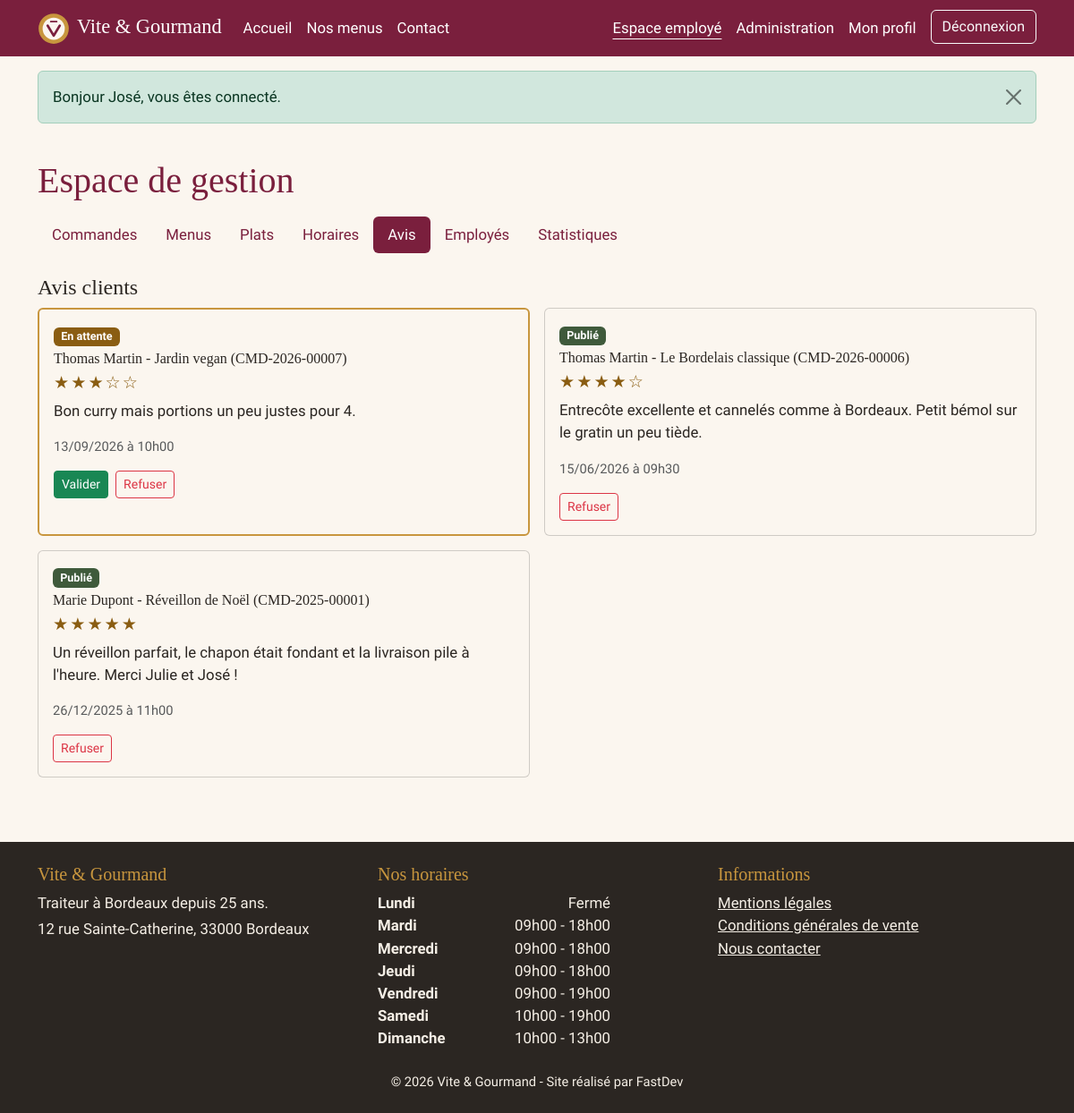
/employe/avis (signed in), run on the app's committed database.
### tables this page shows
CREATE TABLE avis (
    avis_id         INT UNSIGNED AUTO_INCREMENT PRIMARY KEY,
    commande_id     INT UNSIGNED NOT NULL UNIQUE,
    utilisateur_id  INT UNSIGNED NOT NULL,
    note            TINYINT UNSIGNED NOT NULL,
    description     TEXT NOT NULL,                  
    statut          ENUM('en_attente', 'valide', 'refuse') NOT NULL DEFAULT 'en_attente',
    date_avis       DATETIME NOT NULL DEFAULT CURRENT_TIMESTAMP,
    CONSTRAINT fk_avis_commande    FOREIGN KEY (commande_id)    REFERENCES commande(commande_id) ON DELETE CASCADE,
    CONSTRAINT fk_avis_utilisateur FOREIGN KEY (utilisateur_id) REFERENCES utilisateur(utilisateur_id),
    CONSTRAINT chk_avis_note CHECK (note BETWEEN 1 AND 5)
);

CREATE TABLE utilisateur (
    utilisateur_id  INT UNSIGNED AUTO_INCREMENT PRIMARY KEY,
    email           VARCHAR(255) NOT NULL UNIQUE,       
    password        VARCHAR(255) NOT NULL,              
    prenom          VARCHAR(100) NOT NULL,
    nom             VARCHAR(100) NOT NULL,
    telephone       VARCHAR(20)  NULL,                  
    adresse_postale VARCHAR(255) NULL,
    code_postal     VARCHAR(10)  NULL,
    ville           VARCHAR(100) NULL,
    pays            VARCHAR(100) NOT NULL DEFAULT 'France',
    role_id         INT UNSIGNED NOT NULL,
    actif           BOOLEAN NOT NULL DEFAULT TRUE,      
    date_creation   DATETIME NOT NULL DEFAULT CURRENT_TIMESTAMP,
    CONSTRAINT fk_utilisateur_role
        FOREIGN KEY (role_id) REFERENCES role(role_id)
);

CREATE TABLE menu (
    menu_id                 INT UNSIGNED AUTO_INCREMENT PRIMARY KEY,
    titre                   VARCHAR(150) NOT NULL,
    description             TEXT NOT NULL,
    theme_id                INT UNSIGNED NOT NULL,
    regime_id               INT UNSIGNED NOT NULL,
    nombre_personne_minimum INT UNSIGNED NOT NULL,
    prix_par_personne       DECIMAL(8,2) NOT NULL,      
    conditions              TEXT NOT NULL,              
    quantite_restante       INT UNSIGNED NOT NULL DEFAULT 0,  
    actif                   BOOLEAN NOT NULL DEFAULT TRUE,
    date_creation           DATETIME NOT NULL DEFAULT CURRENT_TIMESTAMP,
    CONSTRAINT fk_menu_theme  FOREIGN KEY (theme_id)  REFERENCES theme(theme_id),
    CONSTRAINT fk_menu_regime FOREIGN KEY (regime_id) REFERENCES regime(regime_id),
    CONSTRAINT chk_menu_personnes CHECK (nombre_personne_minimum >= 1),
    CONSTRAINT chk_menu_prix      CHECK (prix_par_personne > 0)
);

CREATE TABLE commande (
    commande_id         INT UNSIGNED AUTO_INCREMENT PRIMARY KEY,
    numero_commande     VARCHAR(20) NOT NULL UNIQUE,    
    utilisateur_id      INT UNSIGNED NOT NULL,
    menu_id             INT UNSIGNED NOT NULL,
    date_commande       DATETIME NOT NULL DEFAULT CURRENT_TIMESTAMP,
     
    date_prestation     DATE NOT NULL,
    heure_livraison     TIME NOT NULL,
    adresse_prestation  VARCHAR(255) NOT NULL,
    code_postal         VARCHAR(10) NOT NULL,
    ville_prestation    VARCHAR(100) NOT NULL,
    distance_km         DECIMAL(6,2) NOT NULL DEFAULT 0,  
    nombre_personne     INT UNSIGNED NOT NULL,
     
    prix_menu           DECIMAL(10,2) NOT NULL,         
    montant_reduction   DECIMAL(10,2) NOT NULL DEFAULT 0,  
    prix_livraison      DECIMAL(10,2) NOT NULL DEFAULT 0,  
    prix_total          DECIMAL(10,2) NOT NULL,
    statut              ENUM(
                            'en_attente',
                            'accepte',
                            'en_preparation',
                            'en_cours_de_livraison',
                            'livre',
                            'en_attente_retour_materiel',
                            'terminee',
                            'annulee'
                        ) NOT NULL DEFAULT 'en_attente',
    pret_materiel       BOOLEAN NOT NULL DEFAULT FALSE,
    restitution_materiel BOOLEAN NOT NULL DEFAULT FALSE,  
     
    motif_annulation    TEXT NULL,
    mode_contact        ENUM('telephone', 'mail') NULL,
    annulee_par         ENUM('client', 'employe') NULL,
    CONSTRAINT fk_commande_utilisateur FOREIGN KEY (utilisateur_id) REFERENCES utilisateur(utilisateur_id),
    CONSTRAINT fk_commande_menu        FOREIGN KEY (menu_id)        REFERENCES menu(menu_id),
    CONSTRAINT chk_commande_personnes  CHECK (nombre_personne >= 1),
     
    CONSTRAINT chk_commande_annulation CHECK (
        statut <> 'annulee'
        OR (annulee_par = 'client'  AND motif_annulation IS NOT NULL)
        OR (annulee_par = 'employe' AND motif_annulation IS NOT NULL AND mode_contact IS NOT NULL)
    )
);

CREATE TABLE horaire (
    horaire_id      INT UNSIGNED AUTO_INCREMENT PRIMARY KEY,
    jour            ENUM('lundi','mardi','mercredi','jeudi','vendredi','samedi','dimanche') NOT NULL UNIQUE,
    heure_ouverture TIME NULL,
    heure_fermeture TIME NULL,
    ferme           BOOLEAN NOT NULL DEFAULT FALSE
);

### pages/employe/avis.php (called while the page is built, shortened)
<?php
$avis = Database::run(
    "SELECT a.avis_id, a.note, a.description, a.statut, a.date_avis, u.prenom, u.nom, c.numero_commande, m.titre AS menu
     FROM avis a
     JOIN utilisateur u ON u.utilisateur_id = a.utilisateur_id
     JOIN commande c ON c.commande_id = a.commande_id
     JOIN menu m ON m.menu_id = c.menu_id
     ORDER BY FIELD(a.statut, 'en_attente', 'valide', 'refuse'), a.date_avis DESC"
)->fetchAll();
render('employe/avis', ['title' => 'Modération des avis', 'avis' => $avis]);

### public/index.php (called while the page is built, shortened)
<?php
$routes = [
    '/'                        => ['accueil', PUBLIC_],
    '/menus'                   => ['menus', PUBLIC_],
    '/menu'                    => ['menu', PUBLIC_],
    '/contact'                 => ['contact', PUBLIC_],
    '/mentions-legales'        => ['mentions-legales', PUBLIC_],
    '/cgv'                     => ['cgv', PUBLIC_],
    '/inscription'             => ['auth/inscription', PUBLIC_],
    '/connexion'               => ['auth/connexion', PUBLIC_],
    '/deconnexion'             => ['auth/deconnexion', CONNECTE],
    '/mot-de-passe-oublie'     => ['auth/mot-de-passe-oublie', PUBLIC_],
    '/reinitialiser'           => ['auth/reinitialiser', PUBLIC_],
    '/api/menus'               => ['api/menus', PUBLIC_],
    '/commander'               => ['commande/commander', CLIENT],
    '/espace'                  => ['espace/commandes', CLIENT],
    '/espace/commande'         => ['espace/commande', CLIENT],
    '/espace/commande/modifier'=> ['espace/modifier', CLIENT],
    '/espace/avis'             => ['espace/avis', CLIENT],
    '/espace/profil'           => ['espace/profil', CONNECTE],
    '/employe'                 => ['employe/commandes', STAFF],
    '/employe/commande'        => ['employe/commande', STAFF],
    '/employe/menus'           => ['employe/menus', STAFF],
    '/employe/menu'            => ['employe/menu-form', STAFF],
    '/employe/plats'           => ['employe/plats', STAFF],
    '/employe/horaires'        => ['employe/horaires', STAFF],
    '/employe/avis'            => ['employe/avis', STAFF],
    '/admin/employes'          => ['admin/employes', ADMIN],
    '/admin/statistiques'      => ['admin/statistiques', ADMIN],
    '/api/statistiques'        => ['api/statistiques', ADMIN],
];
$path = rtrim(current_path(), '/') ?: '/';
try {
    [$page, $roles] = $routes[$path];
    Auth::refresh();
    require dirname(__DIR__) . '/pages/' . $page . '.php';
} catch (\Throwable $e) {
    error_log((string) $e);
    if (App\Env::bool('APP_DEBUG')) {
        throw $e;
    }
    abort(500, 'Une erreur inattendue est survenue. Veuillez réessayer plus tard.');
}

### src/Auth.php (called while the page is built, shortened)
<?php
final class Auth
{
    public static function user(): ?array
    {
        return $_SESSION['user'] ?? null;
    }
    public static function id(): ?int
    {
        return self::user()['id'] ?? null;
    }
    public static function hasRole(string ...$roles): bool
    {
        $user = self::user();
        return $user !== null && in_array($user['role'], $roles, true);
    }
    public static function isStaff(): bool
    {
        return self::hasRole(self::EMPLOYE, self::ADMIN);
    }
    public static function refresh(): void
    {
        $row = Database::run(
            'SELECT u.actif, r.libelle AS role FROM utilisateur u JOIN role r ON r.role_id = u.role_id
             WHERE u.utilisateur_id = :id',
            ['id' => self::id()]
        )->fetch();
    }
}

### src/Env.php (called while the page is built, shortened)
<?php
final class Env
{
    public static function get(string $key, string $default = ''): string
    {
        $value = getenv($key);
        return $value === false ? $default : $value;
    }
}

### src/Database.php (called while the page is built, shortened)
<?php
final class Database
{
    private static ?PDO $pdo = null;
    public static function pdo(): PDO
    {
        if (self::$pdo === null) {
            $dsn = sprintf(
                'mysql:host=%s;port=%s;dbname=%s;charset=utf8mb4',
                Env::get('DB_HOST', '127.0.0.1'),
                Env::get('DB_PORT', '3306'),
                Env::get('DB_NAME', 'vite_gourmand')
            );
            $options = [
                PDO::ATTR_ERRMODE            => PDO::ERRMODE_EXCEPTION,
                PDO::ATTR_DEFAULT_FETCH_MODE => PDO::FETCH_ASSOC,
                PDO::ATTR_EMULATE_PREPARES   => false,
            ];
            $ca = Env::get('DB_SSL_CA');
            self::$pdo = new PDO($dsn, Env::get('DB_USER', 'root'), Env::get('DB_PASSWORD'), $options);
            self::$pdo->exec("SET time_zone = '" . (new \DateTimeImmutable())->format('P') . "'");
        }
        return self::$pdo;
    }
    public static function run(string $sql, array $params = []): \PDOStatement
    {
        $stmt = self::pdo()->prepare($sql);
        $stmt->execute($params);
        return $stmt;
    }
}

### templates/pages/employe/avis.php (the view, shortened to what this page needs)
<?php $libelles = ['en_attente' => 'En attente', 'valide' => 'Publié', 'refuse' => 'Refusé']; ?>
<div class="container py-4">
    <h1 class="mb-3">Espace de gestion</h1>
    <?= render_partial('partials/nav-staff') ?>
    <h2 class="h4">Avis clients</h2>
    <div class="row g-3">
        <?php foreach ($avis as $a): ?>
            <div class="col-md-6">
                <article class="card h-100<?= $a['statut'] === 'en_attente' ? ' border-or' : '' ?>">
                    <div class="card-body">
                        <p class="mb-1"><span class="badge avis-<?= e($a['statut']) ?>"><?= e($libelles[$a['statut']]) ?></span></p>
                        <h3 class="h6 mb-1"><?= e($a['prenom'] . ' ' . $a['nom']) ?> - <?= e($a['menu']) ?> (<?= e($a['numero_commande']) ?>)</h3>
                        <p class="etoiles mb-1" aria-label="Note : <?= (int) $a['note'] ?> sur 5"><span aria-hidden="true"><?= etoiles((int) $a['note']) ?></span></p>
                        <p><?= e($a['description']) ?></p>
                        <p class="small text-muted"><?= e(date_fr($a['date_avis'], true)) ?></p>
                        <form method="post" action="/employe/avis" class="d-flex gap-2">
                            <?php if ($a['statut'] !== 'valide'): ?>
                                <button type="submit" name="decision" value="valide" class="btn btn-sm btn-success">Valider</button>
                            <?php endif; ?>
                            <?php if ($a['statut'] !== 'refuse'): ?>
                                <button type="submit" name="decision" value="refuse" class="btn btn-sm btn-outline-danger">Refuser</button>
                            <?php endif; ?>
                        </form>
                    </div>
                </article>
            </div>
        <?php endforeach; ?>
    </div>
</div>

### templates/layout.php (shortened to what this page needs)
<?php
$user = Auth::user();
?>
<!DOCTYPE html>
<html lang="fr">
<head>
    <link href="https://cdn.jsdelivr.net/npm/bootstrap@5.3.3/dist/css/bootstrap.min.css" rel="stylesheet"
>
    <link href="/assets/css/style.css" rel="stylesheet">
</head>
<body>
<header>
    <nav class="navbar navbar-expand-lg navbar-dark bg-bordeaux" aria-label="Menu principal">
        <div class="container">
            <a class="navbar-brand" href="/">
                <img src="/assets/img/logo.svg" alt="" width="36" height="36" class="me-2">Vite &amp; Gourmand
            </a>
            <div class="collapse navbar-collapse" id="navPrincipale">
                <ul class="navbar-nav me-auto">
                    <li class="nav-item"><a class="nav-link<?= nav_active('/') ?>" href="/">Accueil</a></li>
                    <li class="nav-item"><a class="nav-link<?= nav_active('/menus') ?>" href="/menus">Nos menus</a></li>
                    <li class="nav-item"><a class="nav-link<?= nav_active('/contact') ?>" href="/contact">Contact</a></li>
                </ul>
                <ul class="navbar-nav">
                    <?php if ($user === null): ?>
                        <li class="nav-item"><a class="nav-link<?= nav_active('/connexion') ?>" href="/connexion">Connexion</a></li>
                        <li class="nav-item"><a class="btn btn-or ms-lg-2" href="/inscription">Créer un compte</a></li>
                    <?php else: ?>
                        <?php if (Auth::isStaff()): ?>
                            <li class="nav-item"><a class="nav-link<?= nav_active('/employe') ?>" href="/employe">Espace employé</a></li>
                        <?php endif; ?>
                        <?php if ($user['role'] === Auth::ADMIN): ?>
                            <li class="nav-item"><a class="nav-link<?= nav_active('/admin/statistiques') ?>" href="/admin/statistiques">Administration</a></li>
                        <?php endif; ?>
                        <li class="nav-item"><a class="nav-link<?= nav_active('/espace/profil') ?>" href="/espace/profil">Mon profil</a></li>
                        <li class="nav-item">
                            <form action="/deconnexion" method="post" class="d-inline">
                                <button type="submit" class="btn btn-outline-light ms-lg-2">Déconnexion</button>
                            </form>
                        </li>
                    <?php endif; ?>
                </ul>
            </div>
        </div>
    </nav>
</header>
<main id="contenu" tabindex="-1">
    <?php $messages = flashes(); if ($messages): ?>
        <div class="container mt-3">
            <?php foreach ($messages as $m): ?>
                <div class="alert alert-<?= e($m['type']) ?> alert-dismissible fade show" role="alert">
                    <?= e($m['message']) ?>
                    <button type="button" class="btn-close" data-bs-dismiss="alert" aria-label="Fermer le message"></button>
                </div>
            <?php endforeach; ?>
        </div>
    <?php endif; ?>
    <?= $contenu ?>
</main>
<footer class="footer mt-5">
    <div class="container py-4">
        <div class="row g-4">
            <div class="col-md-4">
                <h2 class="h5">Vite &amp; Gourmand</h2>
                <p class="mb-1">Traiteur à Bordeaux depuis 25 ans.</p>
                <p class="mb-0">12 rue Sainte-Catherine, 33000 Bordeaux</p>
            </div>
            <div class="col-md-4">
                <h2 class="h5">Nos horaires</h2>
                <ul class="list-unstyled horaires mb-0">
                    <?php $horaires = horaires(); if (!$horaires): ?><li>Horaires momentanément indisponibles</li><?php endif; ?>
                    <?php foreach ($horaires as $h): ?>
                        <li>
                            <span class="jour"><?= e(ucfirst($h['jour'])) ?></span>
                            <span><?= $h['ferme'] ? 'Fermé' : e(heure_fr($h['heure_ouverture']) . ' - ' . heure_fr($h['heure_fermeture'])) ?></span>
                        </li>
                    <?php endforeach; ?>
                </ul>
            </div>
            <div class="col-md-4">
                <h2 class="h5">Informations</h2>
                <ul class="list-unstyled mb-0">
                    <li><a href="/mentions-legales">Mentions légales</a></li>
                    <li><a href="/cgv">Conditions générales de vente</a></li>
                    <li><a href="/contact">Nous contacter</a></li>
                </ul>
            </div>
        </div>
        <p class="text-center small mt-4 mb-0">&copy; <?= date('Y') ?> Vite &amp; Gourmand - Site réalisé par FastDev</p>
    </div>
</footer>
</body>
</html>

### data on the page
avis: statut "En attente", utilisateur.nom "Thomas Martin", menu.titre "Jardin vegan", commande.numero_commande "CMD-2026-00007", note "★★★☆☆", description "Bon curry mais portions un peu justes pour 4.", date_avis "13/09/2026 à 10h00", shows "Valider", shows "Refuser"
avis: statut "Publié", utilisateur.nom "Thomas Martin", menu.titre "Le Bordelais classique", commande.numero_commande "CMD-2026-00006", note "★★★★☆", description "Entrecôte excellente et cannelés comme à Bordeaux. Petit bémol sur le gratin un peu tiède.", date_avis "15/06/2026 à 09h30", shows "Refuser"
avis: statut "Publié", utilisateur.nom "Marie Dupont", menu.titre "Réveillon de Noël", commande.numero_commande "CMD-2025-00001", note "★★★★★", description "Un réveillon parfait, le chapon était fondant et la livraison pile à l'heure. Merci Julie et José !", date_avis "26/12/2025 à 11h00", shows "Refuser"
horaire: jour "Lundi", ferme "Fermé"
horaire: jour "Mardi", heure_ouverture+heure_fermeture "09h00 - 18h00"
horaire: jour "Mercredi", heure_ouverture+heure_fermeture "09h00 - 18h00"
horaire: jour "Jeudi", heure_ouverture+heure_fermeture "09h00 - 18h00"
horaire: jour "Vendredi", heure_ouverture+heure_fermeture "09h00 - 19h00"
horaire: jour "Samedi", heure_ouverture+heure_fermeture "10h00 - 19h00"
horaire: jour "Dimanche", heure_ouverture+heure_fermeture "10h00 - 13h00"

### other printed values
$m['message'] "Bonjour José, vous êtes connecté."
